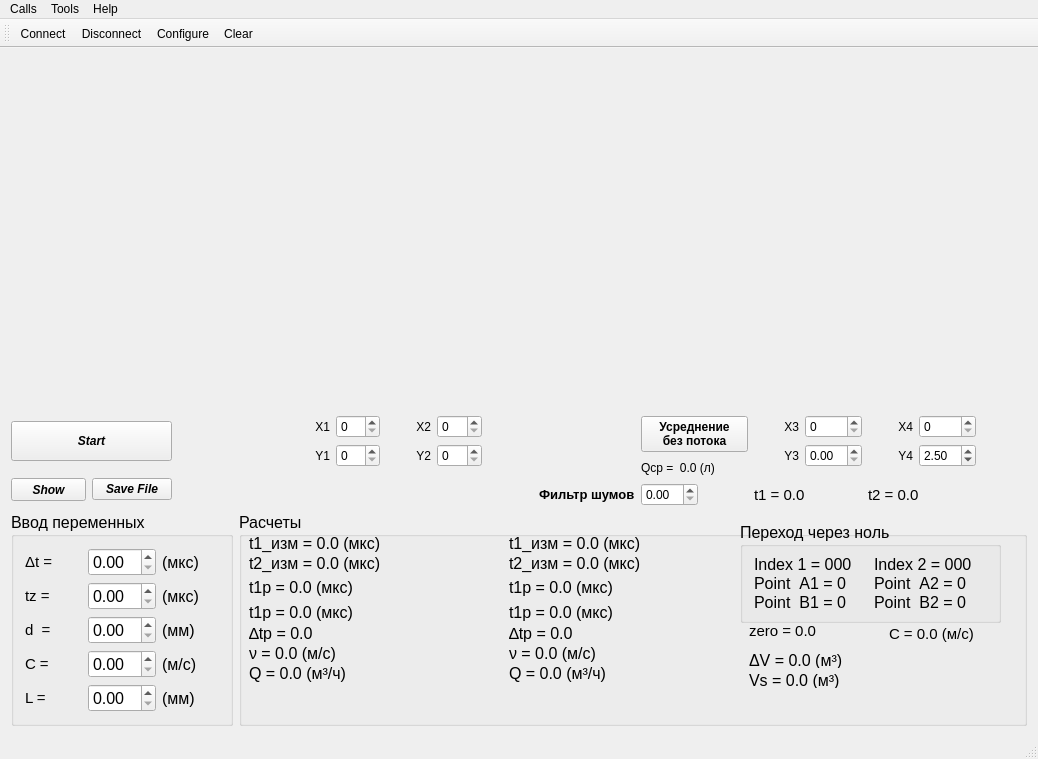
<?xml version="1.0" encoding="UTF-8"?>
<ui version="4.0">
 <class>MainWindow</class>
 <widget class="QMainWindow" name="MainWindow">
  <property name="enabled">
   <bool>true</bool>
  </property>
  <property name="geometry">
   <rect>
    <x>0</x>
    <y>0</y>
    <width>1034</width>
    <height>723</height>
   </rect>
  </property>
  <property name="windowTitle">
   <string>Simple Terminal</string>
  </property>
  <widget class="QWidget" name="centralWidget">
   <property name="enabled">
    <bool>true</bool>
   </property>
   <property name="sizePolicy">
    <sizepolicy hsizetype="Preferred" vsizetype="Preferred">
     <horstretch>0</horstretch>
     <verstretch>0</verstretch>
    </sizepolicy>
   </property>
   <property name="mouseTracking">
    <bool>false</bool>
   </property>
   <property name="tabletTracking">
    <bool>false</bool>
   </property>
   <layout class="QGridLayout" name="gridLayout_4">
    <item row="2" column="0">
     <widget class="QGroupBox" name="VariableInput">
      <property name="sizePolicy">
       <sizepolicy hsizetype="Ignored" vsizetype="Preferred">
        <horstretch>0</horstretch>
        <verstretch>0</verstretch>
       </sizepolicy>
      </property>
      <property name="minimumSize">
       <size>
        <width>0</width>
        <height>0</height>
       </size>
      </property>
      <property name="maximumSize">
       <size>
        <width>222</width>
        <height>16777215</height>
       </size>
      </property>
      <property name="font">
       <font>
        <pointsize>12</pointsize>
       </font>
      </property>
      <property name="title">
       <string>Ввод переменных</string>
      </property>
      <layout class="QGridLayout" name="gridLayout_2">
       <item row="0" column="0">
        <widget class="QLabel" name="label_7">
         <property name="font">
          <font>
           <pointsize>11</pointsize>
          </font>
         </property>
         <property name="text">
          <string>Δt = </string>
         </property>
         <property name="textFormat">
          <enum>Qt::AutoText</enum>
         </property>
         <property name="scaledContents">
          <bool>false</bool>
         </property>
         <property name="wordWrap">
          <bool>false</bool>
         </property>
        </widget>
       </item>
       <item row="0" column="2">
        <widget class="QLabel" name="label_12">
         <property name="text">
          <string>(мкс)</string>
         </property>
        </widget>
       </item>
       <item row="1" column="0">
        <widget class="QLabel" name="label_8">
         <property name="font">
          <font>
           <pointsize>11</pointsize>
           <stylestrategy>PreferAntialias</stylestrategy>
           <kerning>false</kerning>
          </font>
         </property>
         <property name="text">
          <string>tz = </string>
         </property>
         <property name="textFormat">
          <enum>Qt::AutoText</enum>
         </property>
         <property name="scaledContents">
          <bool>false</bool>
         </property>
         <property name="wordWrap">
          <bool>false</bool>
         </property>
        </widget>
       </item>
       <item row="1" column="2">
        <widget class="QLabel" name="label_13">
         <property name="text">
          <string>(мкс)</string>
         </property>
        </widget>
       </item>
       <item row="2" column="0">
        <widget class="QLabel" name="label_11">
         <property name="font">
          <font>
           <pointsize>11</pointsize>
           <weight>50</weight>
           <bold>false</bold>
           <stylestrategy>PreferAntialias</stylestrategy>
          </font>
         </property>
         <property name="text">
          <string>d  =</string>
         </property>
         <property name="textFormat">
          <enum>Qt::AutoText</enum>
         </property>
         <property name="scaledContents">
          <bool>false</bool>
         </property>
         <property name="wordWrap">
          <bool>false</bool>
         </property>
        </widget>
       </item>
       <item row="2" column="1">
        <widget class="QDoubleSpinBox" name="pipeDiameter">
         <property name="wrapping">
          <bool>false</bool>
         </property>
         <property name="frame">
          <bool>true</bool>
         </property>
         <property name="readOnly">
          <bool>false</bool>
         </property>
         <property name="buttonSymbols">
          <enum>QAbstractSpinBox::UpDownArrows</enum>
         </property>
         <property name="correctionMode">
          <enum>QAbstractSpinBox::CorrectToPreviousValue</enum>
         </property>
         <property name="keyboardTracking">
          <bool>true</bool>
         </property>
         <property name="showGroupSeparator" stdset="0">
          <bool>false</bool>
         </property>
         <property name="decimals">
          <number>2</number>
         </property>
         <property name="singleStep">
          <double>0.010000000000000</double>
         </property>
         <property name="value">
          <double>0.000000000000000</double>
         </property>
        </widget>
       </item>
       <item row="2" column="2">
        <widget class="QLabel" name="label_16">
         <property name="text">
          <string>(мм)</string>
         </property>
        </widget>
       </item>
       <item row="3" column="0">
        <widget class="QLabel" name="label_9">
         <property name="font">
          <font>
           <pointsize>11</pointsize>
           <stylestrategy>PreferAntialias</stylestrategy>
          </font>
         </property>
         <property name="text">
          <string>C = </string>
         </property>
         <property name="textFormat">
          <enum>Qt::AutoText</enum>
         </property>
         <property name="scaledContents">
          <bool>false</bool>
         </property>
         <property name="wordWrap">
          <bool>false</bool>
         </property>
        </widget>
       </item>
       <item row="3" column="2">
        <widget class="QLabel" name="label_14">
         <property name="text">
          <string>(м/с)</string>
         </property>
        </widget>
       </item>
       <item row="4" column="0">
        <widget class="QLabel" name="label_10">
         <property name="font">
          <font>
           <pointsize>11</pointsize>
           <stylestrategy>PreferAntialias</stylestrategy>
          </font>
         </property>
         <property name="text">
          <string>L = </string>
         </property>
         <property name="textFormat">
          <enum>Qt::AutoText</enum>
         </property>
         <property name="scaledContents">
          <bool>false</bool>
         </property>
         <property name="wordWrap">
          <bool>false</bool>
         </property>
        </widget>
       </item>
       <item row="4" column="1">
        <widget class="QDoubleSpinBox" name="distanceBetweenSensors"/>
       </item>
       <item row="4" column="2">
        <widget class="QLabel" name="label_15">
         <property name="sizePolicy">
          <sizepolicy hsizetype="Ignored" vsizetype="Preferred">
           <horstretch>0</horstretch>
           <verstretch>0</verstretch>
          </sizepolicy>
         </property>
         <property name="text">
          <string>(мм)</string>
         </property>
        </widget>
       </item>
       <item row="1" column="1">
        <widget class="QDoubleSpinBox" name="elementDelay">
         <property name="singleStep">
          <double>0.010000000000000</double>
         </property>
        </widget>
       </item>
       <item row="0" column="1">
        <widget class="QDoubleSpinBox" name="sensorDelay">
         <property name="singleStep">
          <double>0.010000000000000</double>
         </property>
        </widget>
       </item>
       <item row="3" column="1">
        <widget class="QDoubleSpinBox" name="soundSpeed"/>
       </item>
      </layout>
     </widget>
    </item>
    <item row="0" column="0" colspan="2">
     <widget class="QCustomPlot" name="signal" native="true">
      <property name="sizePolicy">
       <sizepolicy hsizetype="Expanding" vsizetype="Expanding">
        <horstretch>0</horstretch>
        <verstretch>0</verstretch>
       </sizepolicy>
      </property>
      <property name="minimumSize">
       <size>
        <width>505</width>
        <height>350</height>
       </size>
      </property>
      <property name="maximumSize">
       <size>
        <width>920</width>
        <height>16777215</height>
       </size>
      </property>
      <property name="sizeIncrement">
       <size>
        <width>0</width>
        <height>-1</height>
       </size>
      </property>
      <property name="mouseTracking">
       <bool>true</bool>
      </property>
     </widget>
    </item>
    <item row="0" column="2">
     <widget class="QCustomPlot" name="travelTime" native="true">
      <property name="sizePolicy">
       <sizepolicy hsizetype="Expanding" vsizetype="Expanding">
        <horstretch>0</horstretch>
        <verstretch>0</verstretch>
       </sizepolicy>
      </property>
      <property name="minimumSize">
       <size>
        <width>505</width>
        <height>350</height>
       </size>
      </property>
      <property name="maximumSize">
       <size>
        <width>920</width>
        <height>16777215</height>
       </size>
      </property>
      <property name="sizeIncrement">
       <size>
        <width>0</width>
        <height>-1</height>
       </size>
      </property>
     </widget>
    </item>
    <item row="1" column="0" colspan="3">
     <layout class="QGridLayout" name="gridLayout">
      <item row="4" column="12">
       <widget class="QLabel" name="label_26">
        <property name="text">
         <string/>
        </property>
       </widget>
      </item>
      <item row="0" column="11" rowspan="2" colspan="2">
       <widget class="QPushButton" name="noFlowAveraging">
        <property name="font">
         <font>
          <pointsize>9</pointsize>
          <weight>75</weight>
          <bold>true</bold>
         </font>
        </property>
        <property name="text">
         <string>Усреднение
без потока</string>
        </property>
       </widget>
      </item>
      <item row="2" column="11" rowspan="2" colspan="2">
       <widget class="QLabel" name="averaging">
        <property name="font">
         <font>
          <pointsize>9</pointsize>
         </font>
        </property>
        <property name="text">
         <string>Qcp =  0.0 (л)</string>
        </property>
        <property name="alignment">
         <set>Qt::AlignLeading|Qt::AlignLeft|Qt::AlignVCenter</set>
        </property>
       </widget>
      </item>
      <item row="4" column="8">
       <widget class="QLabel" name="label">
        <property name="text">
         <string/>
        </property>
       </widget>
      </item>
      <item row="0" column="3">
       <widget class="QLabel" name="label_4">
        <property name="text">
         <string/>
        </property>
       </widget>
      </item>
      <item row="0" column="6">
       <widget class="QLabel" name="label_X2">
        <property name="text">
         <string>X2</string>
        </property>
        <property name="alignment">
         <set>Qt::AlignRight|Qt::AlignTrailing|Qt::AlignVCenter</set>
        </property>
       </widget>
      </item>
      <item row="0" column="2">
       <widget class="QLabel" name="label_17">
        <property name="text">
         <string/>
        </property>
       </widget>
      </item>
      <item row="0" column="7">
       <widget class="QSpinBox" name="spinBox_X2">
        <property name="minimumSize">
         <size>
          <width>0</width>
          <height>0</height>
         </size>
        </property>
       </widget>
      </item>
      <item row="0" column="13">
       <widget class="QLabel" name="label_X3">
        <property name="text">
         <string>X3</string>
        </property>
        <property name="alignment">
         <set>Qt::AlignRight|Qt::AlignTrailing|Qt::AlignVCenter</set>
        </property>
       </widget>
      </item>
      <item row="0" column="4">
       <widget class="QLabel" name="label_X1">
        <property name="minimumSize">
         <size>
          <width>50</width>
          <height>0</height>
         </size>
        </property>
        <property name="text">
         <string>X1</string>
        </property>
        <property name="alignment">
         <set>Qt::AlignRight|Qt::AlignTrailing|Qt::AlignVCenter</set>
        </property>
       </widget>
      </item>
      <item row="1" column="4" rowspan="2">
       <widget class="QLabel" name="label_Y1">
        <property name="minimumSize">
         <size>
          <width>50</width>
          <height>0</height>
         </size>
        </property>
        <property name="text">
         <string>Y1</string>
        </property>
        <property name="alignment">
         <set>Qt::AlignRight|Qt::AlignTrailing|Qt::AlignVCenter</set>
        </property>
       </widget>
      </item>
      <item row="0" column="15">
       <widget class="QLabel" name="label_X4">
        <property name="text">
         <string>X4</string>
        </property>
        <property name="alignment">
         <set>Qt::AlignRight|Qt::AlignTrailing|Qt::AlignVCenter</set>
        </property>
       </widget>
      </item>
      <item row="0" column="0" rowspan="3" colspan="2">
       <widget class="QPushButton" name="Start">
        <property name="minimumSize">
         <size>
          <width>30</width>
          <height>40</height>
         </size>
        </property>
        <property name="font">
         <font>
          <pointsize>9</pointsize>
          <weight>75</weight>
          <italic>true</italic>
          <bold>true</bold>
          <kerning>true</kerning>
         </font>
        </property>
        <property name="inputMethodHints">
         <set>Qt::ImhNone</set>
        </property>
        <property name="text">
         <string>Start</string>
        </property>
       </widget>
      </item>
      <item row="1" column="5" rowspan="2">
       <widget class="QSpinBox" name="spinBox_Y1"/>
      </item>
      <item row="3" column="2" rowspan="2">
       <widget class="QLabel" name="label_18">
        <property name="text">
         <string/>
        </property>
       </widget>
      </item>
      <item row="4" column="15" colspan="2">
       <widget class="QLabel" name="label_23">
        <property name="font">
         <font>
          <pointsize>11</pointsize>
         </font>
        </property>
        <property name="text">
         <string>t2 = 0.0</string>
        </property>
       </widget>
      </item>
      <item row="3" column="17" rowspan="2">
       <widget class="QLabel" name="label_5">
        <property name="text">
         <string/>
        </property>
       </widget>
      </item>
      <item row="3" column="7" rowspan="2">
       <widget class="QLabel" name="label_22">
        <property name="text">
         <string/>
        </property>
       </widget>
      </item>
      <item row="1" column="14" rowspan="2">
       <widget class="QDoubleSpinBox" name="doubleSpinBox_Y3">
        <property name="wrapping">
         <bool>false</bool>
        </property>
        <property name="frame">
         <bool>true</bool>
        </property>
        <property name="showGroupSeparator" stdset="0">
         <bool>false</bool>
        </property>
        <property name="prefix">
         <string/>
        </property>
        <property name="singleStep">
         <double>0.100000000000000</double>
        </property>
        <property name="value">
         <double>0.000000000000000</double>
        </property>
       </widget>
      </item>
      <item row="1" column="3" rowspan="2">
       <widget class="QLabel" name="label_20">
        <property name="text">
         <string/>
        </property>
       </widget>
      </item>
      <item row="1" column="16" rowspan="2">
       <widget class="QDoubleSpinBox" name="doubleSpinBox_Y4">
        <property name="singleStep">
         <double>0.100000000000000</double>
        </property>
        <property name="value">
         <double>2.500000000000000</double>
        </property>
       </widget>
      </item>
      <item row="1" column="6" rowspan="2">
       <widget class="QLabel" name="label_Y2">
        <property name="text">
         <string>Y2</string>
        </property>
        <property name="alignment">
         <set>Qt::AlignRight|Qt::AlignTrailing|Qt::AlignVCenter</set>
        </property>
       </widget>
      </item>
      <item row="2" column="10" rowspan="2">
       <widget class="QLabel" name="label_2">
        <property name="text">
         <string/>
        </property>
       </widget>
      </item>
      <item row="1" column="13" rowspan="2">
       <widget class="QLabel" name="label_Y3">
        <property name="text">
         <string>Y3</string>
        </property>
        <property name="alignment">
         <set>Qt::AlignRight|Qt::AlignTrailing|Qt::AlignVCenter</set>
        </property>
       </widget>
      </item>
      <item row="1" column="7" rowspan="2">
       <widget class="QSpinBox" name="spinBox_Y2"/>
      </item>
      <item row="0" column="14">
       <widget class="QSpinBox" name="spinBox_X3"/>
      </item>
      <item row="1" column="2" rowspan="2">
       <widget class="QLabel" name="label_19">
        <property name="text">
         <string/>
        </property>
       </widget>
      </item>
      <item row="3" column="0" rowspan="2">
       <widget class="QPushButton" name="show">
        <property name="maximumSize">
         <size>
          <width>75</width>
          <height>23</height>
         </size>
        </property>
        <property name="font">
         <font>
          <pointsize>9</pointsize>
          <weight>75</weight>
          <italic>true</italic>
          <bold>true</bold>
         </font>
        </property>
        <property name="text">
         <string>Show</string>
        </property>
       </widget>
      </item>
      <item row="2" column="9" rowspan="2">
       <widget class="QLabel" name="label_21">
        <property name="text">
         <string/>
        </property>
       </widget>
      </item>
      <item row="0" column="16">
       <widget class="QSpinBox" name="spinBox_X4"/>
      </item>
      <item row="3" column="1" rowspan="2">
       <widget class="QPushButton" name="SaveFile">
        <property name="font">
         <font>
          <pointsize>9</pointsize>
          <weight>75</weight>
          <italic>true</italic>
          <bold>true</bold>
         </font>
        </property>
        <property name="text">
         <string>Save File</string>
        </property>
       </widget>
      </item>
      <item row="0" column="5">
       <widget class="QSpinBox" name="spinBox_X1"/>
      </item>
      <item row="1" column="15" rowspan="2">
       <widget class="QLabel" name="label_Y4">
        <property name="text">
         <string>Y4</string>
        </property>
        <property name="alignment">
         <set>Qt::AlignRight|Qt::AlignTrailing|Qt::AlignVCenter</set>
        </property>
       </widget>
      </item>
      <item row="4" column="13" colspan="2">
       <widget class="QLabel" name="label_3">
        <property name="font">
         <font>
          <pointsize>11</pointsize>
         </font>
        </property>
        <property name="text">
         <string>t1 = 0.0</string>
        </property>
       </widget>
      </item>
      <item row="4" column="11">
       <widget class="QDoubleSpinBox" name="noisefilter">
        <property name="singleStep">
         <double>0.010000000000000</double>
        </property>
       </widget>
      </item>
      <item row="4" column="9" colspan="2">
       <widget class="QLabel" name="label_24">
        <property name="font">
         <font>
          <pointsize>10</pointsize>
          <weight>75</weight>
          <bold>true</bold>
         </font>
        </property>
        <property name="text">
         <string>Фильтр шумов</string>
        </property>
       </widget>
      </item>
     </layout>
    </item>
    <item row="2" column="1" colspan="2">
     <widget class="QGroupBox" name="calculations">
      <property name="sizePolicy">
       <sizepolicy hsizetype="Ignored" vsizetype="Preferred">
        <horstretch>0</horstretch>
        <verstretch>0</verstretch>
       </sizepolicy>
      </property>
      <property name="minimumSize">
       <size>
        <width>0</width>
        <height>0</height>
       </size>
      </property>
      <property name="font">
       <font>
        <pointsize>12</pointsize>
       </font>
      </property>
      <property name="title">
       <string>Расчеты</string>
      </property>
      <widget class="QLabel" name="Period_1">
       <property name="geometry">
        <rect>
         <x>10</x>
         <y>20</y>
         <width>201</width>
         <height>23</height>
        </rect>
       </property>
       <property name="font">
        <font>
         <pointsize>12</pointsize>
         <weight>50</weight>
         <bold>false</bold>
        </font>
       </property>
       <property name="text">
        <string>t1_изм = 0.0 (мкс)</string>
       </property>
      </widget>
      <widget class="QLabel" name="Period_2">
       <property name="geometry">
        <rect>
         <x>10</x>
         <y>40</y>
         <width>201</width>
         <height>23</height>
        </rect>
       </property>
       <property name="font">
        <font>
         <pointsize>12</pointsize>
         <weight>50</weight>
         <bold>false</bold>
        </font>
       </property>
       <property name="text">
        <string>t2_изм = 0.0 (мкс)</string>
       </property>
      </widget>
      <widget class="QLabel" name="signalPropagationTime1">
       <property name="geometry">
        <rect>
         <x>10</x>
         <y>65</y>
         <width>181</width>
         <height>21</height>
        </rect>
       </property>
       <property name="text">
        <string>t1p = 0.0 (мкс)</string>
       </property>
      </widget>
      <widget class="QLabel" name="signalPropagationTime2">
       <property name="geometry">
        <rect>
         <x>10</x>
         <y>90</y>
         <width>181</width>
         <height>21</height>
        </rect>
       </property>
       <property name="text">
        <string>t1p = 0.0 (мкс)</string>
       </property>
      </widget>
      <widget class="QLabel" name="Time_difference">
       <property name="geometry">
        <rect>
         <x>10</x>
         <y>110</y>
         <width>191</width>
         <height>23</height>
        </rect>
       </property>
       <property name="font">
        <font>
         <pointsize>12</pointsize>
         <weight>50</weight>
         <bold>false</bold>
        </font>
       </property>
       <property name="text">
        <string>∆tp = 0.0</string>
       </property>
      </widget>
      <widget class="QLabel" name="speed">
       <property name="geometry">
        <rect>
         <x>10</x>
         <y>130</y>
         <width>171</width>
         <height>23</height>
        </rect>
       </property>
       <property name="font">
        <font>
         <pointsize>12</pointsize>
         <weight>50</weight>
         <bold>false</bold>
        </font>
       </property>
       <property name="text">
        <string>ν = 0.0 (м/c)</string>
       </property>
      </widget>
      <widget class="QLabel" name="gas_consumption">
       <property name="geometry">
        <rect>
         <x>10</x>
         <y>150</y>
         <width>191</width>
         <height>23</height>
        </rect>
       </property>
       <property name="font">
        <font>
         <pointsize>12</pointsize>
         <weight>50</weight>
         <bold>false</bold>
        </font>
       </property>
       <property name="text">
        <string>Q = 0.0 (м³/ч)</string>
       </property>
      </widget>
      <widget class="QLabel" name="sound_speed">
       <property name="geometry">
        <rect>
         <x>650</x>
         <y>110</y>
         <width>121</width>
         <height>23</height>
        </rect>
       </property>
       <property name="font">
        <font>
         <pointsize>11</pointsize>
         <weight>50</weight>
         <bold>false</bold>
        </font>
       </property>
       <property name="text">
        <string>C = 0.0 (м/с)</string>
       </property>
      </widget>
      <widget class="QLabel" name="DeltaV">
       <property name="geometry">
        <rect>
         <x>510</x>
         <y>140</y>
         <width>191</width>
         <height>16</height>
        </rect>
       </property>
       <property name="text">
        <string>ΔV = 0.0 (м³)</string>
       </property>
      </widget>
      <widget class="QLabel" name="Vs">
       <property name="geometry">
        <rect>
         <x>510</x>
         <y>160</y>
         <width>191</width>
         <height>16</height>
        </rect>
       </property>
       <property name="text">
        <string>Vs = 0.0 (м³)</string>
       </property>
      </widget>
      <widget class="QGroupBox" name="groupBox">
       <property name="geometry">
        <rect>
         <x>501</x>
         <y>10</y>
         <width>261</width>
         <height>101</height>
        </rect>
       </property>
       <property name="title">
        <string>Переход через ноль</string>
       </property>
       <layout class="QGridLayout" name="gridLayout_3">
        <item row="0" column="1">
         <widget class="QLabel" name="Index_2">
          <property name="text">
           <string>Index 2 = 000</string>
          </property>
         </widget>
        </item>
        <item row="0" column="0">
         <widget class="QLabel" name="Index_1">
          <property name="text">
           <string>Index 1 = 000</string>
          </property>
         </widget>
        </item>
        <item row="1" column="0">
         <widget class="QLabel" name="Point_A1">
          <property name="text">
           <string>Point_A1 = 0</string>
          </property>
         </widget>
        </item>
        <item row="2" column="0">
         <widget class="QLabel" name="Point_B1">
          <property name="text">
           <string>Point_B1 = 0</string>
          </property>
         </widget>
        </item>
        <item row="1" column="1">
         <widget class="QLabel" name="Point_A2">
          <property name="text">
           <string>Point_A2 = 0</string>
          </property>
         </widget>
        </item>
        <item row="2" column="1">
         <widget class="QLabel" name="Point_B2">
          <property name="text">
           <string>Point_B2 = 0</string>
          </property>
         </widget>
        </item>
       </layout>
      </widget>
      <widget class="QLabel" name="zero">
       <property name="geometry">
        <rect>
         <x>510</x>
         <y>110</y>
         <width>94</width>
         <height>18</height>
        </rect>
       </property>
       <property name="font">
        <font>
         <pointsize>11</pointsize>
         <weight>50</weight>
         <bold>false</bold>
        </font>
       </property>
       <property name="text">
        <string>zero = 0.0</string>
       </property>
      </widget>
      <widget class="QLabel" name="Period_3">
       <property name="geometry">
        <rect>
         <x>270</x>
         <y>20</y>
         <width>201</width>
         <height>23</height>
        </rect>
       </property>
       <property name="font">
        <font>
         <pointsize>12</pointsize>
         <weight>50</weight>
         <bold>false</bold>
        </font>
       </property>
       <property name="text">
        <string>t1_изм = 0.0 (мкс)</string>
       </property>
      </widget>
      <widget class="QLabel" name="Period_4">
       <property name="geometry">
        <rect>
         <x>270</x>
         <y>40</y>
         <width>201</width>
         <height>23</height>
        </rect>
       </property>
       <property name="font">
        <font>
         <pointsize>12</pointsize>
         <weight>50</weight>
         <bold>false</bold>
        </font>
       </property>
       <property name="text">
        <string>t2_изм = 0.0 (мкс)</string>
       </property>
      </widget>
      <widget class="QLabel" name="signalPropagationTime1_2">
       <property name="geometry">
        <rect>
         <x>270</x>
         <y>65</y>
         <width>181</width>
         <height>21</height>
        </rect>
       </property>
       <property name="text">
        <string>t1p = 0.0 (мкс)</string>
       </property>
      </widget>
      <widget class="QLabel" name="signalPropagationTime2_2">
       <property name="geometry">
        <rect>
         <x>270</x>
         <y>90</y>
         <width>181</width>
         <height>21</height>
        </rect>
       </property>
       <property name="text">
        <string>t1p = 0.0 (мкс)</string>
       </property>
      </widget>
      <widget class="QLabel" name="Time_difference_2">
       <property name="geometry">
        <rect>
         <x>270</x>
         <y>110</y>
         <width>191</width>
         <height>23</height>
        </rect>
       </property>
       <property name="font">
        <font>
         <pointsize>12</pointsize>
         <weight>50</weight>
         <bold>false</bold>
        </font>
       </property>
       <property name="text">
        <string>∆tp = 0.0</string>
       </property>
      </widget>
      <widget class="QLabel" name="speed_2">
       <property name="geometry">
        <rect>
         <x>270</x>
         <y>130</y>
         <width>171</width>
         <height>23</height>
        </rect>
       </property>
       <property name="font">
        <font>
         <pointsize>12</pointsize>
         <weight>50</weight>
         <bold>false</bold>
        </font>
       </property>
       <property name="text">
        <string>ν = 0.0 (м/c)</string>
       </property>
      </widget>
      <widget class="QLabel" name="gas_consumption_2">
       <property name="geometry">
        <rect>
         <x>270</x>
         <y>150</y>
         <width>201</width>
         <height>23</height>
        </rect>
       </property>
       <property name="font">
        <font>
         <pointsize>12</pointsize>
         <weight>50</weight>
         <bold>false</bold>
        </font>
       </property>
       <property name="text">
        <string>Q = 0.0 (м³/ч)</string>
       </property>
      </widget>
     </widget>
    </item>
   </layout>
  </widget>
  <widget class="QMenuBar" name="menuBar">
   <property name="geometry">
    <rect>
     <x>0</x>
     <y>0</y>
     <width>1034</width>
     <height>21</height>
    </rect>
   </property>
   <widget class="QMenu" name="menuCalls">
    <property name="title">
     <string>Calls</string>
    </property>
    <addaction name="actionConnect"/>
    <addaction name="actionDisconnect"/>
    <addaction name="separator"/>
    <addaction name="actionQuit"/>
   </widget>
   <widget class="QMenu" name="menuTools">
    <property name="title">
     <string>Tools</string>
    </property>
    <addaction name="actionConfigure"/>
    <addaction name="actionClear"/>
   </widget>
   <widget class="QMenu" name="menuHelp">
    <property name="title">
     <string>Help</string>
    </property>
    <addaction name="actionAbout"/>
    <addaction name="actionAboutQt"/>
   </widget>
   <addaction name="menuCalls"/>
   <addaction name="menuTools"/>
   <addaction name="menuHelp"/>
  </widget>
  <widget class="QToolBar" name="mainToolBar">
   <attribute name="toolBarArea">
    <enum>TopToolBarArea</enum>
   </attribute>
   <attribute name="toolBarBreak">
    <bool>false</bool>
   </attribute>
   <addaction name="actionConnect"/>
   <addaction name="actionDisconnect"/>
   <addaction name="actionConfigure"/>
   <addaction name="actionClear"/>
  </widget>
  <widget class="QStatusBar" name="statusBar"/>
  <action name="actionAbout">
   <property name="text">
    <string>&amp;About</string>
   </property>
   <property name="toolTip">
    <string>About program</string>
   </property>
   <property name="shortcut">
    <string>Alt+A</string>
   </property>
  </action>
  <action name="actionAboutQt">
   <property name="text">
    <string>About Qt</string>
   </property>
  </action>
  <action name="actionConnect">
   <property name="icon">
    <iconset resource="terminal.qrc">
     <normaloff>:/images/connect.png</normaloff>:/images/connect.png</iconset>
   </property>
   <property name="text">
    <string>C&amp;onnect</string>
   </property>
   <property name="toolTip">
    <string>Connect to serial port</string>
   </property>
   <property name="shortcut">
    <string>Ctrl+O</string>
   </property>
  </action>
  <action name="actionDisconnect">
   <property name="icon">
    <iconset resource="terminal.qrc">
     <normaloff>:/images/disconnect.png</normaloff>:/images/disconnect.png</iconset>
   </property>
   <property name="text">
    <string>&amp;Disconnect</string>
   </property>
   <property name="toolTip">
    <string>Disconnect from serial port</string>
   </property>
   <property name="shortcut">
    <string>Ctrl+D</string>
   </property>
  </action>
  <action name="actionConfigure">
   <property name="icon">
    <iconset resource="terminal.qrc">
     <normaloff>:/images/settings.png</normaloff>:/images/settings.png</iconset>
   </property>
   <property name="text">
    <string>&amp;Configure</string>
   </property>
   <property name="toolTip">
    <string>Configure serial port</string>
   </property>
   <property name="shortcut">
    <string>Alt+C</string>
   </property>
  </action>
  <action name="actionClear">
   <property name="icon">
    <iconset resource="terminal.qrc">
     <normaloff>:/images/clear.png</normaloff>:/images/clear.png</iconset>
   </property>
   <property name="text">
    <string>C&amp;lear</string>
   </property>
   <property name="toolTip">
    <string>Clear data</string>
   </property>
   <property name="shortcut">
    <string>Alt+L</string>
   </property>
  </action>
  <action name="actionQuit">
   <property name="icon">
    <iconset resource="terminal.qrc">
     <normaloff>:/images/application-exit.png</normaloff>:/images/application-exit.png</iconset>
   </property>
   <property name="text">
    <string>&amp;Quit</string>
   </property>
   <property name="shortcut">
    <string>Ctrl+Q</string>
   </property>
  </action>
 </widget>
 <layoutdefault spacing="6" margin="11"/>
 <customwidgets>
  <customwidget>
   <class>QCustomPlot</class>
   <extends>QWidget</extends>
   <header>qcustomplot.h</header>
   <container>1</container>
  </customwidget>
 </customwidgets>
 <resources>
  <include location="terminal.qrc"/>
 </resources>
 <connections/>
</ui>
